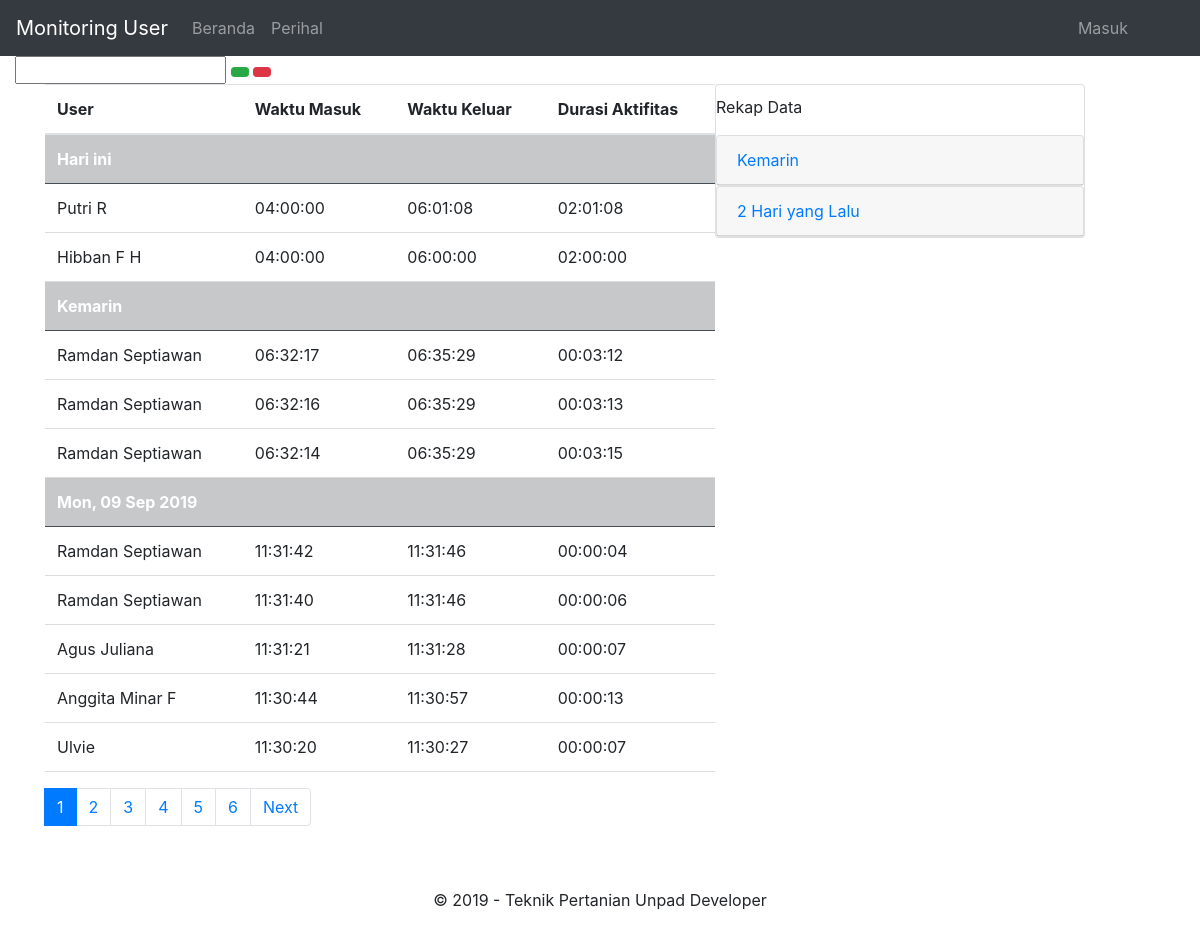
The page / on the database its author committed.
### tables this page shows
CREATE TABLE `user` (
  `id_user` int(10) NOT NULL,
  `nama_lengkap` varchar(100) NOT NULL,
  `email` varchar(50) NOT NULL,
  `nomor_hp` varchar(12) NOT NULL,
  `waktu_dibuat` timestamp NOT NULL DEFAULT CURRENT_TIMESTAMP ON UPDATE CURRENT_TIMESTAMP
);

### index.php (the view, shortened to what this page needs)
<?php
include('config.php');
$limit = isset($_POST["limit-records"]) ? $_POST["limit-records"] : 10;
$perpage = 10;
$page = isset($_GET["halaman"]) ? (int)$_GET["halaman"] : 1;
$start = ($page > 1) ? ($page * $perpage) - $perpage : 0;
$hasil = $db->query("SELECT u.nama_lengkap, DATE(l.waktu_masuk) as tanggal_masuk, TIME(l.waktu_masuk) as masuk, TIME(l.waktu_keluar) as waktu_keluar, SEC_TO_TIME(TIME_TO_SEC(l.waktu_keluar) - TIME_TO_SEC(l.waktu_masuk)) AS estimasi FROM log_akses l
                    INNER JOIN manajerial m ON l.id_verifikasi = m.id_verifikasi INNER JOIN user u ON m.id_user = u.id_user
                    ORDER BY DATE(l.waktu_masuk) DESC, TIME(l.waktu_masuk) DESC LIMIT $start, $limit");
$sql = $db->query("SELECT * FROM log_akses");
$total = mysqli_num_rows($sql);
$pages = ceil($total/$perpage);
?>
<!DOCTYPE html>
<html lang="en">
<head>
    <link rel="stylesheet" href="https://maxcdn.bootstrapcdn.com/bootstrap/4.3.1/css/bootstrap.min.css">
    <link rel="stylesheet" type="text/css" href="//cdn.datatables.net/1.10.11/css/jquery.dataTables.min.css">
    <link href="//netdna.bootstrapcdn.com/font-awesome/3.2.1/css/font-awesome.css" rel="stylesheet">
    <link rel="stylesheet" href="https://cdnjs.cloudflare.com/ajax/libs/bootstrap-datepicker/1.7.1/css/bootstrap-datepicker.min.css"/>
    <link rel="stylesheet" type="text/css" href="env.css">
</head>
<body>
    <nav class="navbar navbar-expand-md navbar-dark bg-dark sticky-top">
        <a href="#" class="navbar-brand">Monitoring User</a>
        <ul class="navbar-nav w-100">
            <li class="nav-item"><a href="index.php" class="nav-link">Beranda</a></li>
            <li class="nav-item"><a href="#" class="nav-link">Perihal</a></li>
        </ul>
        <ul class="navbar-nav w-100 justify-content-end">
            <li class="nav-item justify-content-end mr-5"><a href="login.php" class="nav-link">Masuk</a></li>
        </ul>
    </nav>
    <div class="container-fluid">
        <div class="row">
            <div class="col-md-3">
                <div class="input-append date">
                    <input id="datepicker" size="16" type="text" readonly>
                    <button type="button" id="sort" name="sort" class="btn btn-success btn-sm"><span class="btn-label"><i class="icon-search"></i></span></button>
                    <button type="button" id="clear" name="clear" class="btn btn-danger btn-sm"><span class="btn-label"><i class="icon-refresh"></i></span></button>
                </div>
            </div>
        </div>
        <div class="row">
            <div id="tbl_utama" class="col-md-7">
                <table class="table table-stripped table-hover maintabel" style="margin-left:30px;">
                    <thead>
                    <tr>
                        <th scope="col">User</th>
                        <th scope="col">Waktu Masuk</th>
                        <th scope="col">Waktu Keluar</th>
                        <th scope="col">Durasi Aktifitas</th>
                    </tr>
                    </thead>
                    <tbody id="tbl_isi">
                    <?php
                    if ($hasil-> num_rows > 0){
                        $cur_date = false;
                        while($row = $hasil-> fetch_assoc()) {
                            if ($row['tanggal_masuk'] != $cur_date) { ?>
                        <tr class="table-dark">
                            <td colspan='4'><b><?php if ($row['tanggal_masuk'] == date('Y-m-d')):
                                echo "Hari ini";
                            elseif ($row['tanggal_masuk'] == date('Y-m-d', time() - 86400)):
                                echo "Kemarin";
                            else:
                                echo date('D, d M Y', strtotime($row['tanggal_masuk']));
                            endif;
                            ?></b></td>
                        </tr>
                        <?php $cur_date = $row['tanggal_masuk'];
                            }?>
                        <tr>
                            <td><?php echo $row['nama_lengkap'] ?></td>
                            <td><?php echo $row['masuk'] ?></td>
                            <td><?php if ($row['waktu_keluar'] === NULL):
                                    echo "User belum keluar";
                                else:
                                    echo $row['waktu_keluar'];
                                endif; ?></td>
                            <td><?php if ($row['estimasi'] < 0):
                                    echo "User belum Keluar";
                                else:
                                    echo $row['estimasi'];
                                endif; ?></td>
                        </tr><?php }
                        } ?>
                    </tbody>
                </table>
            </div>
            <div class="col-md-4">
                <div class="card">
                    <p style="margin-top:10px;">Rekap Data</p>
                    <div id="accordion">
                        <div class="card">
                            <div class="card-header">
                                <a class="card-link" data-toggle="collapse" href="#kemarin">Kemarin</a>
                            </div>
                        </div>
                        <div class="card">
                            <div class="card-header">
                                <a class="card-link" data-toggle="collapse" href="#lusa">2 Hari yang Lalu</a>
                            </div>
                        </div>
                    </div>
                </div>
            </div>
        <?php include "pagination.php"; ?>
        </div>
    </div>
    <?php include "footer.php"; ?>
</body>
</html>

### pagination.php (shortened to what this page needs)
<div class="col-md-3">
            <ul class="pagination" style="margin-left:30px;">
                <?php for($i=1; $i<=$pages; $i++) :?>
                <li class="<?php if($i == $page) {echo 'page-item active';} else {echo 'page-item';} ?>">
                        <a href="?halaman=<?= $i; ?>" class="page-link"><?= $i; ?></a>
                    <?php endfor;?>
                </li>
                <li class="page-item"><?php if($page < $pages): ?>
                    <a href="?halaman=<?= $page + 1;?>" class="page-link">Next</a>
                <?php endif; ?>
                </li>
            </ul>
</div>

### footer.php
<footer class="page-footer font-small light" style="margin-top: 30px;">
    <div class="footer-copyright text-center py-3">
        © 2019 - Teknik Pertanian Unpad Developer
    </div>
</footer>

### env.css (style rules this page uses)
* { margin: 0; padding: 0; }
table table-stripped table-hover maintabel, th, td { margin: 30% 30% 30% 30%; border-collapse: collapse; padding: 5px; table-layout: auto; border-bottom: 1px solid #ddd; }
th { height: 30px; }

### rows shown on the page
user: shows "Hari ini", nama_lengkap "Putri R", masuk "04:00:00", waktu_keluar "06:01:08", estimasi "02:01:08"
user: nama_lengkap "Hibban F H", masuk "04:00:00", waktu_keluar "06:00:00", estimasi "02:00:00"
user: shows "Kemarin", nama_lengkap "Ramdan Septiawan", masuk "06:32:17", waktu_keluar "06:35:29", estimasi "00:03:12", masuk "06:32:16", estimasi "00:03:13", masuk "06:32:14", estimasi "00:03:15", tanggal_masuk "Mon, 09 Sep 2019", masuk "11:31:42", waktu_keluar "11:31:46", estimasi "00:00:04", masuk "11:31:40", estimasi "00:00:06"
user: nama_lengkap "Agus Juliana", masuk "11:31:21", waktu_keluar "11:31:28", estimasi "00:00:07"
user: nama_lengkap "Anggita Minar F", masuk "11:30:44", waktu_keluar "11:30:57", estimasi "00:00:13"
user: nama_lengkap "Ulvie", masuk "11:30:20", waktu_keluar "11:30:27", estimasi "00:00:07"
